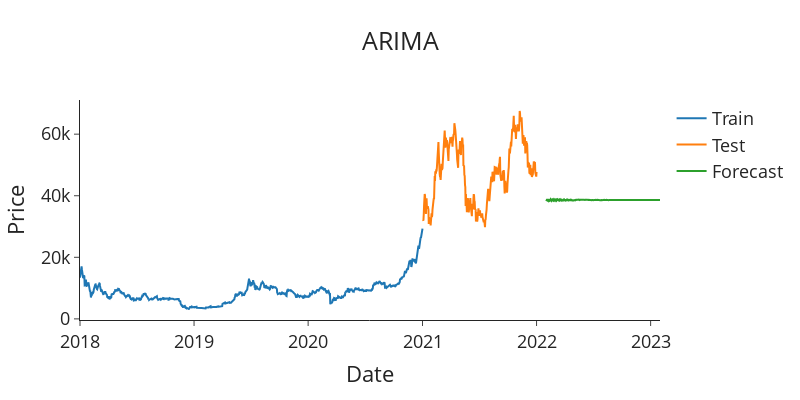

Notebook code cell kept with this figure:
### Code cell
import plotly.graph_objects as go

def plot_forecasts(forecasts: list[float], title: str) -> None:
    """Function to plot the forecasts."""
    fig = go.Figure()
    fig.add_trace(go.Scatter(x=train_data.index, y=train_data['close'], name='Train'))
    fig.add_trace(go.Scatter(x=test_data.index, y=test_data['close'], name='Test'))
    fig.add_trace(go.Scatter(x=forecasts.index, y=forecasts, name='Forecast'))
    fig.update_layout(template="simple_white", font=dict(size=18), title_text=title,
                      width=800, title_x=0.5, height=400, xaxis_title='Date',
                      yaxis_title='Price')

    return fig.show()


# Plot the forecasts
plot_forecasts(forecasts, 'ARIMA')

### Figure 1 — Plotly figure (JSON) as saved in the notebook; plotly's stock layout.template omitted (floating-point values rounded to 4 significant figures; data arrays with more than 128 entries replaced by an {"elided": "..."} marker saying what was removed)
{"data": [{"name": "Train", "type": "scatter", "x": {"elided": "1097 str values"}, "y": {"elided": "1097 float values"}}, {"name": "Test", "type": "scatter", "x": {"elided": "365 str values"}, "y": {"elided": "365 float values"}}, {"name": "Forecast", "type": "scatter", "x": {"elided": "365 str values"}, "y": {"elided": "365 float values"}}], "layout": {"font": {"size": 18}, "height": 400, "title": {"text": "ARIMA", "x": 0.5}, "width": 800, "xaxis": {"title": {"text": "Date"}}, "yaxis": {"title": {"text": "Price"}}}}
